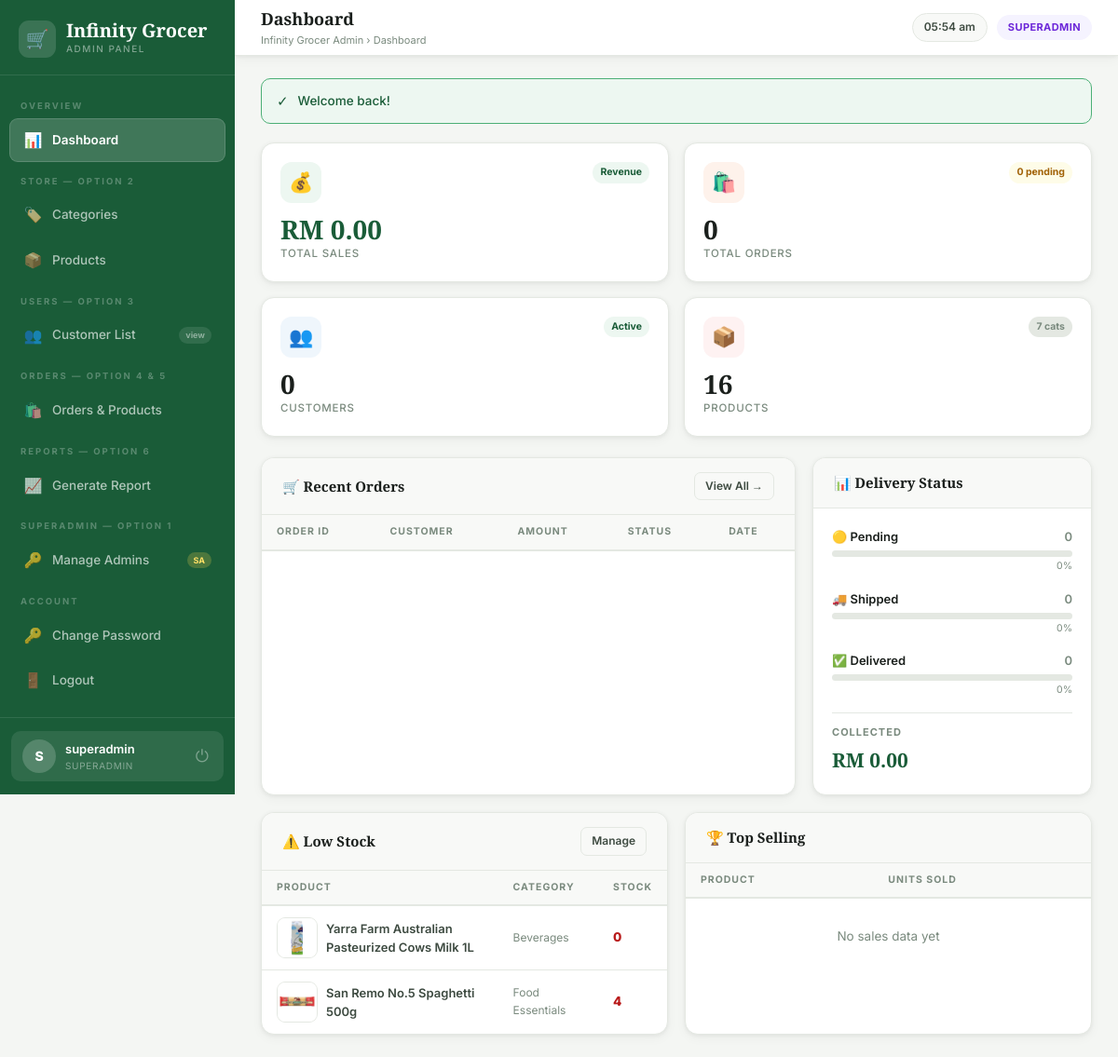
/admin/pages/dashboard.php (signed in), run on an earlier commit of the app's database.
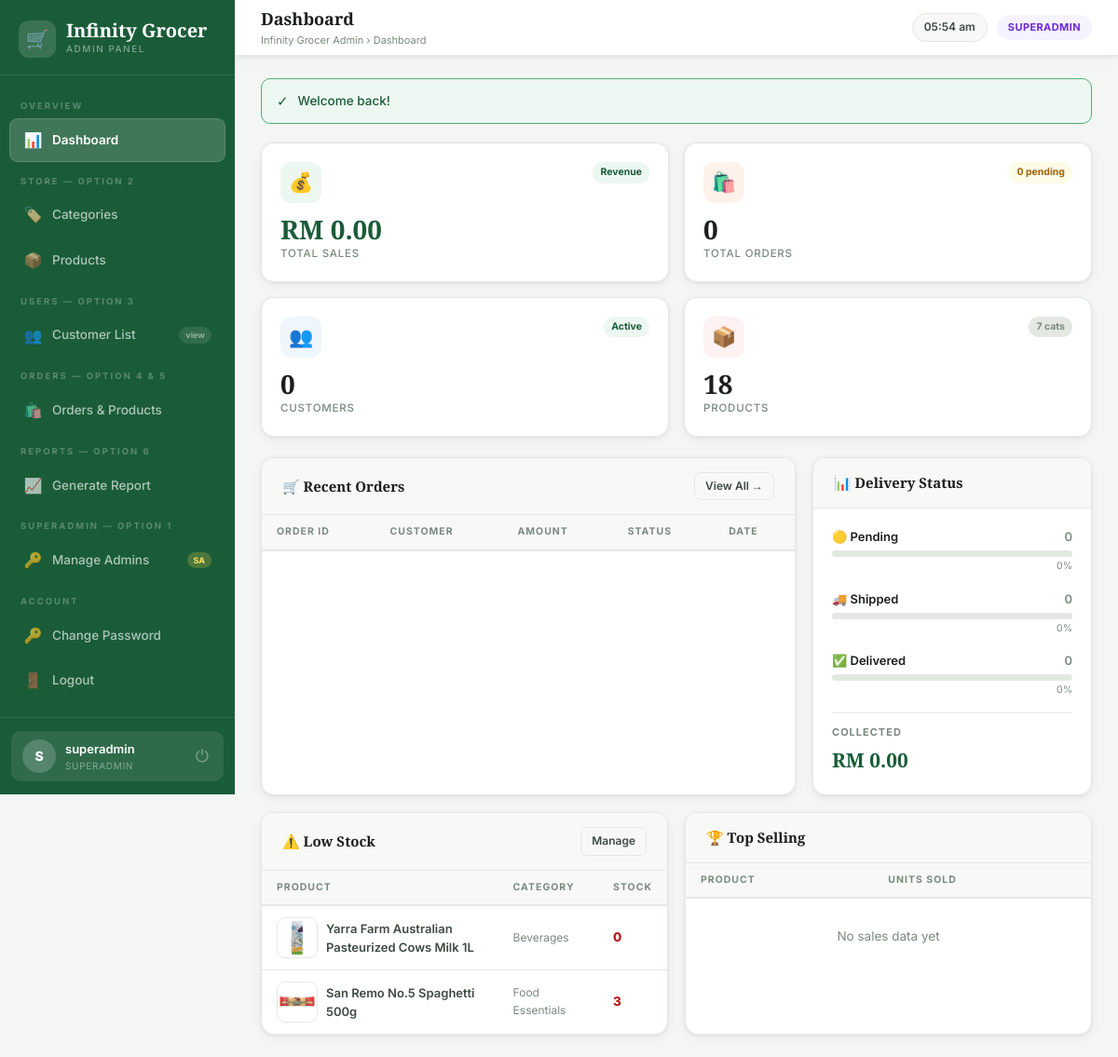
And on a later commit of the database.
### tables this page shows
CREATE TABLE IF NOT EXISTS products (
    product_id INT PRIMARY KEY AUTO_INCREMENT,
    category_id int NOT NULL,
    name VARCHAR(255) NOT NULL,
    description TEXT,
    price DECIMAL(10, 2) NOT NULL,
    stock_quantity int NOT NULL,
    created_at TIMESTAMP NOT NULL DEFAULT CURRENT_TIMESTAMP,
    FOREIGN KEY (category_id) REFERENCES categories(category_id),
    product_image VARCHAR(255),
    active BOOLEAN NOT NULL DEFAULT TRUE
);

CREATE TABLE IF NOT EXISTS categories (
    category_id INT PRIMARY KEY AUTO_INCREMENT,
    category_name VARCHAR(255) NOT NULL UNIQUE
);

### admin/includes/auth.php (called while the page is built, shortened)
<?php
function sanitize($v) { return htmlspecialchars(strip_tags(trim($v ?? ''))); }
?>

### admin/pages/dashboard.php (the view, shortened to what the changed rows need)
<?php
require_once '../includes/auth.php';
$db=getDB();
$s_products  =$db->query("SELECT COUNT(*) c FROM products WHERE active = 1")->fetch_assoc()['c'];
$s_cats      =$db->query("SELECT COUNT(*) c FROM categories")->fetch_assoc()['c'];
$low=$db->query("SELECT p.name,p.stock_quantity,p.product_image,c.category_name FROM products p JOIN categories c ON p.category_id=c.category_id WHERE p.stock_quantity<=15 AND p.active = 1 ORDER BY p.stock_quantity ASC LIMIT 6");
require_once '../includes/header.php';
?>
<div class="stats-grid">
  <div class="stat-card">
    <div class="sc-top"><div class="sc-icon r">📦</div><span class="sc-tag neu"><?= $s_cats ?> cats</span></div>
    <div class="sc-val"><?= number_format($s_products) ?></div>
    <div class="sc-lbl">Products</div>
  </div>
</div>
<div style="display:grid;grid-template-columns:1fr 300px;gap:18px;margin-bottom:18px">
  <div class="card">
    <div class="tbl-wrap"><table>
      <thead><tr><th>Order ID</th><th>Customer</th><th>Amount</th><th>Status</th><th>Date</th></tr></thead>
    </table></div>
  </div>
</div>
<div style="display:grid;grid-template-columns:1fr 1fr;gap:18px">
  <div class="card">
    <div class="tbl-wrap"><table>
      <thead><tr><th>Product</th><th>Category</th><th>Stock</th></tr></thead>
      <tbody>
      <?php $any=false; while($p=$low->fetch_assoc()): $any=true; ?>
      <tr>
        <td><div style="display:flex;align-items:center;gap:9px">
          <?php if($p['product_image']): ?><img src="<?= sanitize($p['product_image']) ?>" class="p-thumb" onerror="this.style.display='none'" alt="">
          <?php else: ?><div class="p-thumb-ph">📦</div><?php endif; ?>
          <span style="font-weight:600;font-size:13px"><?= sanitize($p['name']) ?></span>
        </div></td>
        <td style="color:var(--text3);font-size:12px"><?= sanitize($p['category_name']) ?></td>
        <td><span style="font-weight:800;color:<?= $p['stock_quantity']<=5?'var(--red)':'var(--orange)' ?>"><?= $p['stock_quantity'] ?></span></td>
      </tr>
      <?php endwhile; if(!$any): ?><tr><td colspan="3" style="text-align:center;padding:30px;color:var(--text3)">✅ All stocked well</td></tr><?php endif; ?>
      </tbody>
    </table></div>
  </div>
  <div class="card">
    <div class="tbl-wrap"><table>
      <thead><tr><th>Product</th><th>Units Sold</th></tr></thead>
    </table></div>
  </div>
</div>
<?php require_once '../includes/footer.php'; ?>

What changed in the data, as far as the page shows it:
changed products "San Remo No.5 Spaghetti 500g": stock_quantity "4" → "3"
Also different on the page:
$s_products: "16" → "18"
